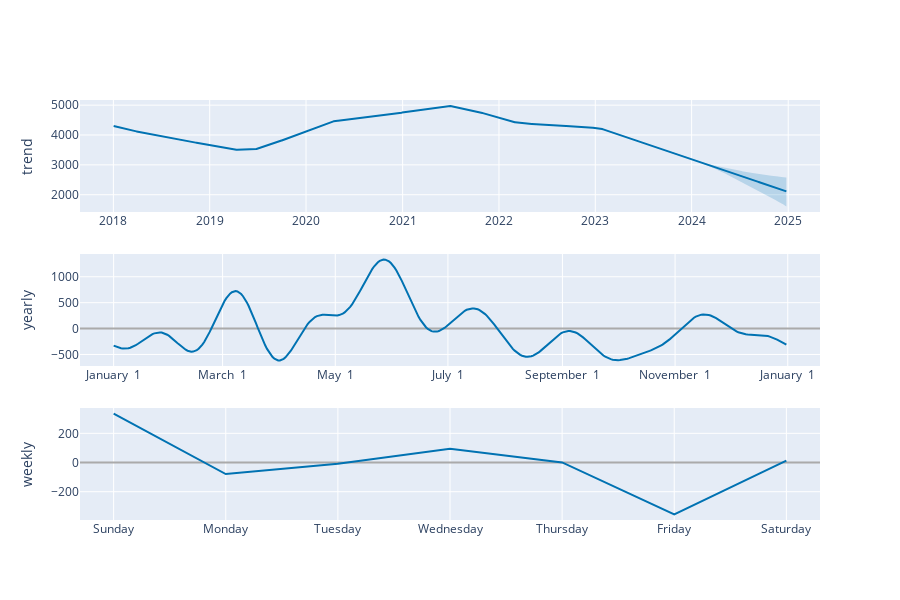

Notebook code for this chart:
### Code cell
plot_components_plotly(m, forecast)

### Figure 1 — Plotly figure (JSON) as saved in the notebook; plotly's stock layout.template omitted (floating-point values rounded to 4 significant figures; data arrays with more than 128 entries replaced by an {"elided": "..."} marker saying what was removed)
{"data": [{"line": {"color": "#0072B2", "width": 2}, "mode": "lines", "name": "trend", "type": "scatter", "x": {"elided": "1963 str values"}, "xaxis": "x", "y": {"elided": "1963 float values"}, "yaxis": "y"}, {"line": {"color": "rgba(0, 114, 178, 0.2)", "width": 0}, "mode": "lines", "name": "trend_upper", "type": "scatter", "x": {"elided": "1963 str values"}, "xaxis": "x", "y": {"elided": "1963 float values"}, "yaxis": "y"}, {"fill": "tonexty", "fillcolor": "rgba(0, 114, 178, 0.2)", "line": {"color": "rgba(0, 114, 178, 0.2)", "width": 0}, "mode": "lines", "name": "trend_lower", "type": "scatter", "x": {"elided": "1963 str values"}, "xaxis": "x", "y": {"elided": "1963 float values"}, "yaxis": "y"}, {"line": {"color": "#0072B2", "width": 2}, "mode": "lines", "name": "yearly", "type": "scatter", "x": {"elided": "365 str values"}, "xaxis": "x2", "y": {"elided": "365 float values"}, "yaxis": "y2"}, {"line": {"color": "#0072B2", "width": 2}, "mode": "lines", "name": "weekly", "type": "scatter", "x": ["2017-01-01T00:00:00", "2017-01-02T00:00:00", "2017-01-03T00:00:00", "2017-01-04T00:00:00", "2017-01-05T00:00:00", "2017-01-06T00:00:00", "2017-01-07T00:00:00"], "xaxis": "x3", "y": [335.3, -79.26, -8.546, 94.8, 0.6813, -355.6, 12.67], "yaxis": "y3"}], "layout": {"height": 600, "showlegend": false, "width": 900, "xaxis": {"anchor": "y", "domain": [0, 1], "range": ["2017-08-27T13:12:00", "2025-05-01T10:48:00"], "type": "date"}, "xaxis2": {"anchor": "y2", "domain": [0, 1], "range": ["2016-12-13T18:54:02.958904115", "2018-01-18T11:04:57.863013581"], "tickformat": "%B %e", "type": "date"}, "xaxis3": {"anchor": "y3", "domain": [0, 1], "range": ["2016-12-31T16:48:00", "2017-01-07T07:12:00"], "tickformat": "%A", "type": "date"}, "yaxis": {"anchor": "x", "domain": [0.7333, 1], "rangemode": "normal", "title": {"text": "trend"}, "zerolinecolor": "#AAA"}, "yaxis2": {"anchor": "x2", "domain": [0.3667, 0.6333], "title": {"text": "yearly"}, "zerolinecolor": "#AAA"}, "yaxis3": {"anchor": "x3", "domain": [0, 0.2667], "title": {"text": "weekly"}, "zerolinecolor": "#AAA"}}}
